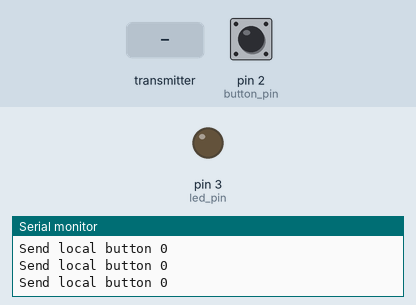
A sketch run on a simulated Arduino Uno, built for the host (arithmetic inside an expression is 32-bit, double 64-bit). Parts: output pins drawn as LEDs (lit = HIGH), the last lines printed to the serial monitor. The test bench sets the inputs (shaded band); at power-on: pin 2 (button_pin) LOW. No radio packets arrive unless stated.

Above: at 1.2 s.
1.3 s: the transmitter starts sending button_state_remote = 1
At 2.5 s:
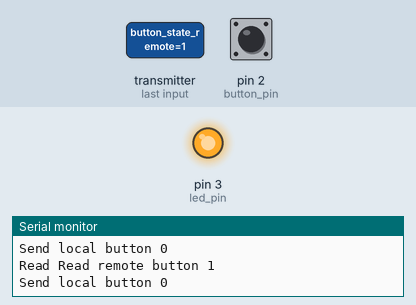
2.8 s: the transmitter starts sending button_state_remote = 0
At 3.8 s:
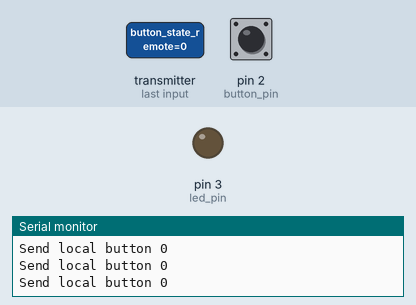
Timing chart, 0 to 5.8 s (numbered marks = the images above; inputs shaded):
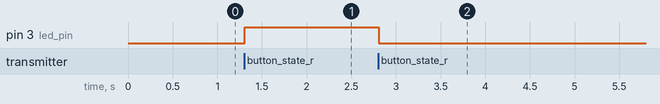

The sketch:

STM32RF24ButtonLED.ino
```cpp
#include <SPI.h>
#include <nRF24L01.h>
#include <RF24.h>

//RF24 radio(9, 10); // CE, CSN
RF24 radio(PB0, PA4); // CE, CSN

const byte addresses [][6] = {"00001", "00002"};  //Setting the two addresses. One for transmitting and one for receiving
int button_pin = 2;
int led_pin = 3;

boolean button_state_local = 0;
boolean button_state_remote = 0;

#define NODE2

void setup() {
  Serial.begin(115200);

  pinMode(button_pin, INPUT);
  pinMode(led_pin, OUTPUT);
  radio.begin();                           //Starting the radio communication
#ifdef NODE1
  Serial.println("Starting Node 1 ");
  radio.openWritingPipe(addresses[1]);     //Setting the address at which we will send the data
  radio.openReadingPipe(1, addresses[0]);  //Setting the address at which we will receive the data
#endif
#ifdef NODE2
  Serial.println("Starting Node 2 ");
  radio.openWritingPipe(addresses[0]);     //Setting the address at which we will send the data
  radio.openReadingPipe(1, addresses[1]);  //Setting the address at which we will receive the data
#endif
  radio.setPALevel(RF24_PA_MAX); //You can set it as minimum or maximum depending on the distance between the transmitter and receiver.
  Serial.println("before ");
  radio.printDetails();
  Serial.println("after ");

}


void loop() {
  delay(5);
  radio.stopListening();                             //This sets the module as transmitter
  button_state_local = digitalRead(button_pin);
 // button_state_local = ! button_state_local;  // auto toggle value to check radio range
  radio.write(&button_state_local, sizeof(button_state_local));  //Sending the data
  Serial.print("Send local button ");
  Serial.println(button_state_local);
  delay(5);

  radio.startListening();                            //This sets the module as receiver
  if(radio.available()) {                         //Looking for incoming data
    Serial.print("Read ");
    radio.read(&button_state_remote, sizeof(button_state_remote)); //Reading the data
    if (button_state_remote == HIGH) {
      digitalWrite(led_pin, HIGH);
    } else {
      digitalWrite(led_pin, LOW);
    }
    Serial.print("Read remote button ");
    Serial.println(button_state_remote);
  }

  }
```

Measured:
- after the input at 1.3 s, pin 3 (led_pin): LOW → HIGH at once
- after the input at 2.8 s, pin 3 (led_pin): HIGH → LOW at once
